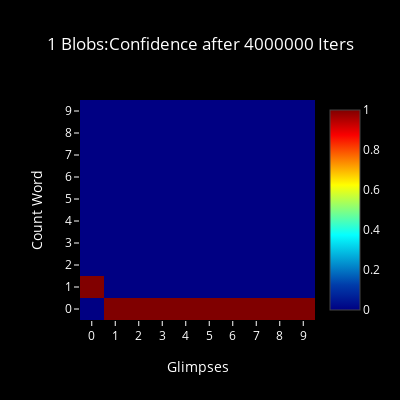
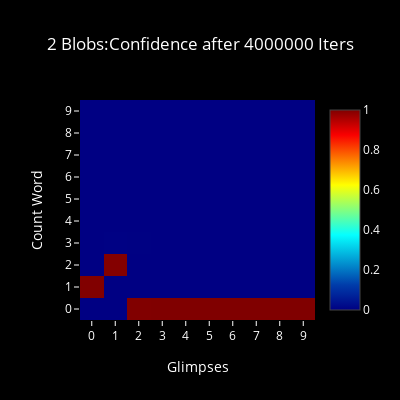
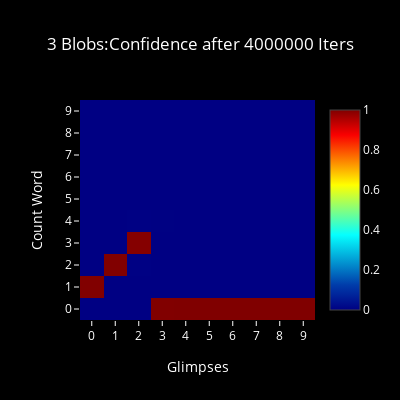
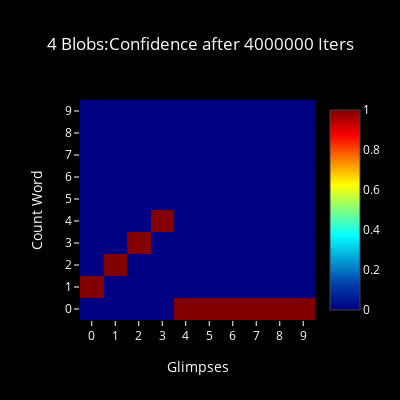

The notebook cell saved with these charts, in order:
### Code cell
for n, num in enumerate(blob_list): 
    #for i, it in enumerate(iter_list):
    plot_confidence(19, 4000000, num)
    #plot_choice(18, 3000000, num)
